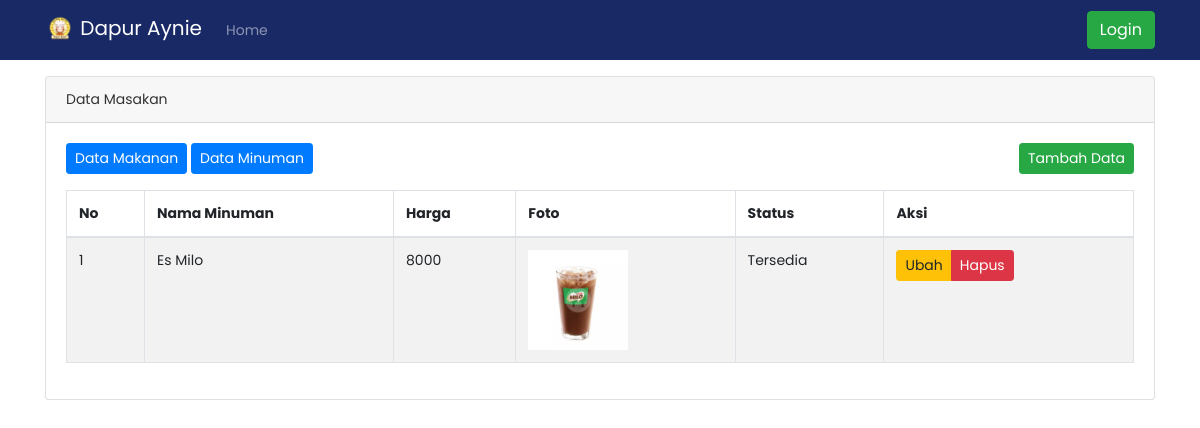
Before: /dashboard/index.php?minuman with the older database file.
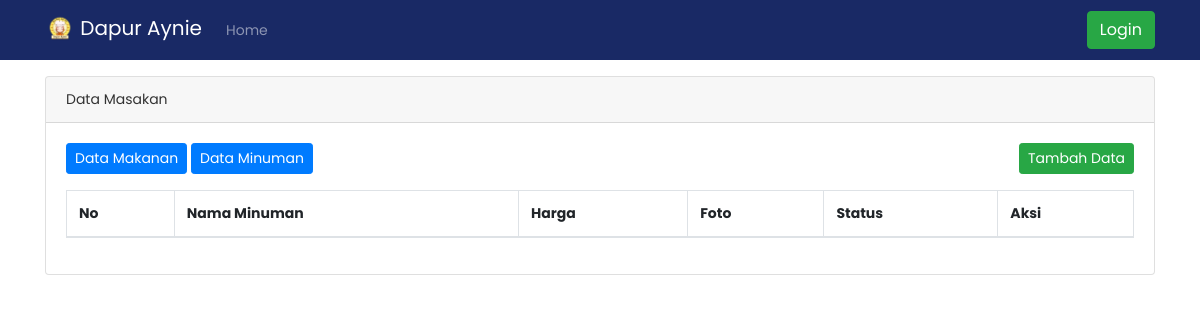
After: the same page with the newer database file.
### tables this page shows
CREATE TABLE `tb_masakan` (
  `id_masakan` int(11) NOT NULL,
  `kategori_masakan` varchar(128) NOT NULL,
  `nama_masakan` varchar(128) NOT NULL,
  `harga_masakan` int(128) NOT NULL,
  `foto` varchar(255) NOT NULL,
  `status_masakan` int(1) NOT NULL
);

### dashboard/admin/data_minuman.php (the view, shortened to what this page needs)
<div class="container mt-3">
	<div class="card">
		<div class="card-header">
			Data Masakan
		</div>
		<div class="card-body">
			<a href="index.php?makanan"><button class="btn btn-primary btn-sm mb-3">Data Makanan</button></a>
			<a href="index.php?minuman"><button class="btn btn-primary btn-sm mb-3">Data Minuman</button></a>
			<a href="index.php?tambah_makanan"><button class="btn btn-success btn-sm mb-3 float-right">Tambah Data</button></a>
			<table class="table table-bordered table-hover table-striped" id="tabel">
				<thead>
					<tr>
						<th>No</th>
						<th>Nama Minuman</th>
						<th>Harga</th>
						<th>Foto</th>
						<th>Status</th>
						<th>Aksi</th>
					</tr>
				</thead>
				<tbody>
					<?php
					$i = 1;
					$sql = mysqli_query($kon, "SELECT * FROM tb_masakan WHERE kategori_masakan='Minuman'");
					while ($data = mysqli_fetch_array($sql)) : ?>
					<tr>
						<td><?= $i++; ?></td>
						<td><?= $data['nama_masakan'] ?></td>
						<td><?= $data['harga_masakan'] ?></td>
						<td><img src="assets/image/makanan/<?= $data['foto'] ?>" alt="makanan" height="100"></td>
						<?php
							if ($data['status_masakan']==1) {
								$status = "Tersedia";
							} else {
								$status = "Tidak Tersedia";
							}
						?>
						<td><?= $status; ?></td>
						<td>
							<div class="btn-group">
								<a href="index.php?ubah_makanan=<?= $data['id_masakan'] ?>" class="btn btn-sm btn-warning">Ubah</a>
								<a href="fungsi/hapusMakanan.php?id_masakan=<?= $data['id_masakan']; ?>" class="btn btn-danger btn-sm">Hapus</a>
							</div>
						</td>
					</tr>
				<?php endwhile; ?>
				</tbody>
			</table>
		</div>
	</div>
</div>

Changed rows visible on the page:
removed tb_masakan: nama_masakan "Es Milo", harga_masakan "8000", foto (picture), status_masakan "Tersedia"
